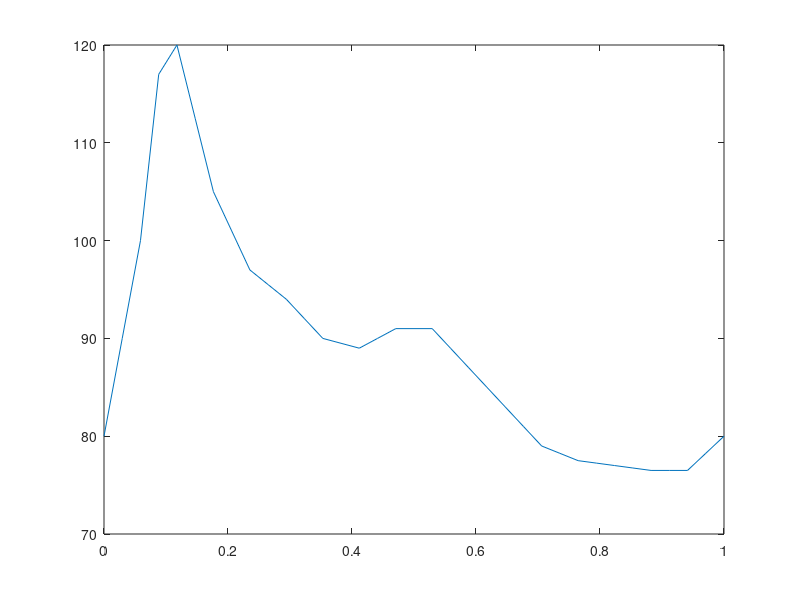

MATLAB code to generate this figure: (Note: this script raises an error after producing the figure.)

tic
t=0:0.01:10;
%halfSin(t,10);
%plot(t,halfSin(t,20))
toc

x=1:18;
X=1:0.5:18;
X=(X-1)/(X(end)-x(1))
y=[80 100 120 105 97 94 90 89 91 91 87 83 79 77.5 77 76.5 76.5 80];
Y=zeros(1,35);
Y(1:2:35)=y;
Y(2:2:34)=(y(1:end-1)+y(2:end))/2;
Y(4)=117;
%hold on
plot(X,Y)
XX=1:0.5:35;
YY=zeros(1,69);
YY(1:35)=Y;
YY(36:69)=Y(2:end);
length(YY)
plot(X,Y)%%%%%%%%%%%%%%%%%%%%%%%%

x=X;
y=Y;

m = length(y);
n = floor((m+1)/2);
z = fft(y)/m;

a0 = z(1);
an = 2*real(z(2:n));
a6 = z(n+1);
bn = -2*imag(z(2:n));

hold on
t = 0:0.001:1;
k = 1:length(an);
py = a0 + an*cos(2*pi*k'*t/1) ...
        + bn*sin(2*pi*k'*t/1) ...
        + a6*cos(2*pi*6*t/1); 

%plot(px,py)
plot(t,pulse(t))
    
function y=pulse(t)
    y=88.9714+ [1.6497 0.8238 -3.8228 -2.6109 -2.5753 -1.2275 -0.4288 0.1150...
        0.2299 0.2768 0.1518 -0.1697 -0.2533 -0.2212 -0.2729 -0.2774 -0.3586]*cos(2*pi*(1:17)'*t)+...
    [12.3386 7.7052 3.4974 1.5725 -0.2766 -1.2980 -1.0688 -0.7423 -0.4400 ...
    -0.0197 0.2096 0.3303 0.1752 0.2407 0.0817 0.1936 0.0847]*sin(2*pi*(1:17)'*t)...
        -0.1793*cos(2*pi*6*t);
end

